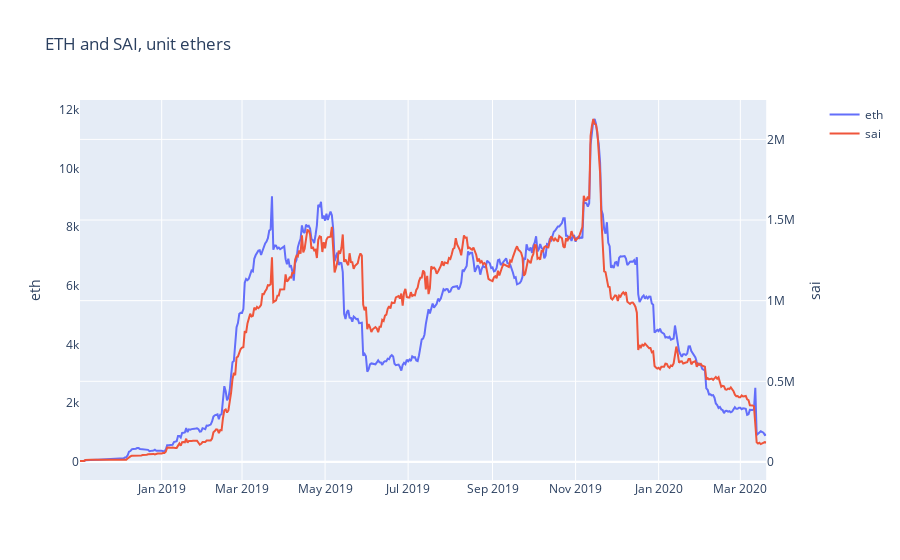

The notebook cell this image was saved under:
### Code cell
fig = make_subplots(specs=[[{"secondary_y": True}]])
fig.add_trace(
    go.Scatter(
        x=uniswap_daily.index,
        y=uniswap_daily.eth_balance/1e18,
        name='eth'
    ),
    secondary_y=False,
)
fig.add_trace(
    go.Scatter(
        x=uniswap_daily.index,
        y=uniswap_daily.token_balance/1e18,
        name='sai'
    ),
    secondary_y=True,
)
fig.update_layout(
    title={
        'text': 'ETH and SAI, unit ethers',
    },
)
fig.update_yaxes(title_text="eth", secondary_y=False, showgrid=False)
fig.update_yaxes(title_text="sai", secondary_y=True)
fig.show()

### Figure 1 — Plotly figure (JSON) as saved in the notebook; plotly's stock layout.template omitted (floating-point values rounded to 4 significant figures; data arrays with more than 128 entries replaced by an {"elided": "..."} marker saying what was removed)
{"data": [{"name": "eth", "type": "scatter", "x": {"elided": "505 str values"}, "xaxis": "x", "y": {"elided": "505 float values"}, "yaxis": "y"}, {"name": "sai", "type": "scatter", "x": {"elided": "505 str values"}, "xaxis": "x", "y": {"elided": "505 float values"}, "yaxis": "y2"}], "layout": {"autosize": true, "title": {"text": "ETH and SAI, unit ethers"}, "xaxis": {"anchor": "y", "autorange": true, "domain": [0, 0.94], "range": ["2018-11-02", "2020-03-20"], "type": "date"}, "yaxis": {"anchor": "x", "autorange": true, "domain": [0, 1], "range": [-618.7, 12330.0], "showgrid": false, "title": {"text": "eth"}, "type": "linear"}, "yaxis2": {"anchor": "x", "autorange": true, "overlaying": "y", "range": [-112000.0, 2244000.0], "side": "right", "title": {"text": "sai"}, "type": "linear"}}}
